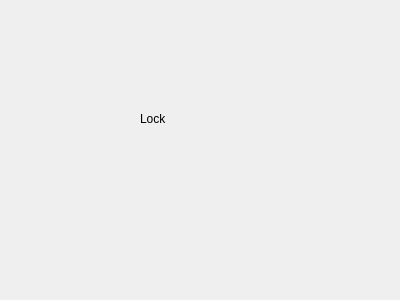
<?xml version="1.0" encoding="UTF-8"?>
<ui version="4.0">
 <class>ScreenLock</class>
 <widget class="QWidget" name="ScreenLock">
  <property name="geometry">
   <rect>
    <x>0</x>
    <y>0</y>
    <width>400</width>
    <height>300</height>
   </rect>
  </property>
  <property name="windowTitle">
   <string>Form</string>
  </property>
  <widget class="QLabel" name="label">
   <property name="geometry">
    <rect>
     <x>140</x>
     <y>110</y>
     <width>62</width>
     <height>17</height>
    </rect>
   </property>
   <property name="text">
    <string>Lock</string>
   </property>
  </widget>
 </widget>
 <resources/>
 <connections/>
</ui>
